Frame 1 (no input): blank canvas, image omitted
Frame 60 (the mouse pressed at the canvas centre just before this capture): blank canvas, image omitted
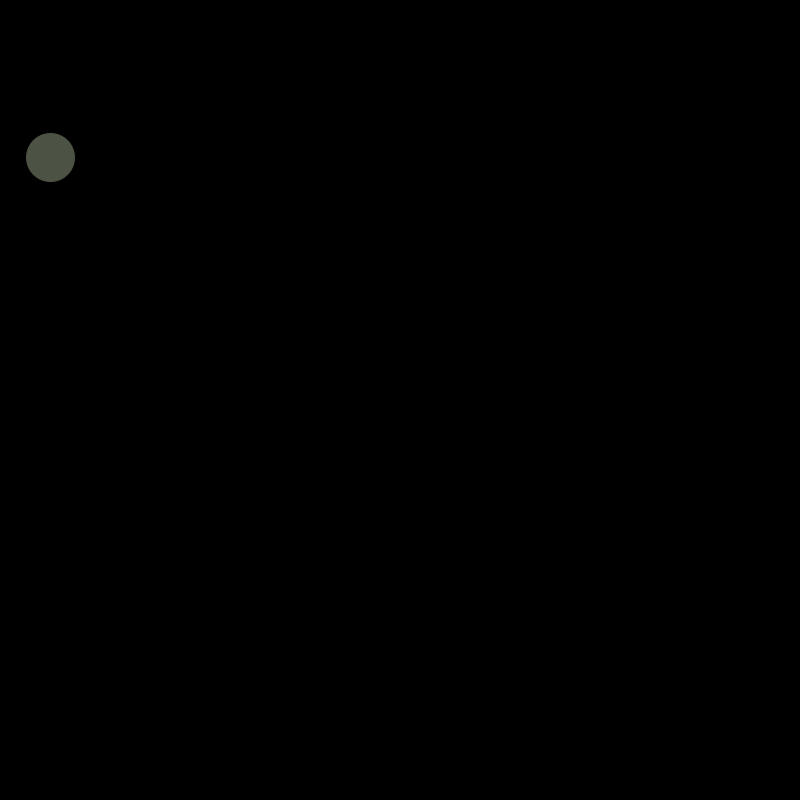
Frame 120 (the mouse held since frame 60 and released just before this capture)

The Processing sketch whose frames 1 and 60 were blank and that drew this single picture after the mouse press (run headless with seeded random() and noise(); from frame 60 on, the mouse is pressed at the canvas centre):

// Processing sketch: collision_objects
// ── collision_objects.pde
void setup() {
  size(800,800);
  background(0);
}
int num = 0,nump;
Ball b[] = new Ball[100];
void draw() {
  background(0);
  int c = 0;
  while(c < 100) {
    if(!(b[c] == null) && c < nump) {
      b[c].display();
      b[c].move();
      int c2 = c+1;
      while(c2 < nump) {
        if(!(b[c2] == null))
          b[c].collide(b[c2]);
        c2++;
      }
    }
    c++;
  }
}

void mousePressed() {
  Ball temp = new Ball(0,0);
  if(nump == 100)
    temp = b[num];
  b[num] = new Ball(mouseX,mouseY);
  int c = 0;
  while(c < num) {
    if(b[num].overlaps(b[c])) {
      if(nump == 100)
        b[num] = temp;
      else
        b[num] = null;
      return;
    }
    c++;
  }
  num++;
  if(nump != 100)
    nump = num;
  if(num >= 100) {
  num = 0;
  nump = 100;
  }
}

// ── Ball.pde
class Ball {
   float x,y,dx,dy;
   float r,g,b,t;
  Ball(float tempX,float tempY) {
    x = tempX;
    y = tempY;
    r = random(100,255);
    g = random(100,255);
    b = random(100,255);
    t = random(100,255);
    dx = random(-10,10);
    dy = random(-10,10);
  }
  void display() {
    fill(r,g,b,t);
    ellipse(x,y,50,50);
  }
  void move() {
  if(x > width)
    dx = -Math.abs(dx);
  else if(x < 0)
    dx = Math.abs(dx);
  if(y > height)
    dy = -Math.abs(dy);
  else if(y < 0)
    dy = Math.abs(dy);
    x+=dx;
    y+=dy;
  }
  boolean overlaps(Ball pass) {
    if(dist(this.x,this.y,pass.x,pass.y) <= 50)
      return true;
    return false;
  }
  void collide(Ball pass) {
    if(this.overlaps(pass)) {
      float c1 = ((this.dx-pass.dx)*(this.x-pass.x)+(this.dy-pass.dy)*(this.y-pass.y))/((this.x-pass.x)*(this.x-pass.x)+(this.y-pass.y)*(this.y-pass.y));
      float c2 = ((pass.dx-this.dx)*(pass.x-this.x)+(pass.dy-this.dy)*(pass.y-this.y))/((pass.x-this.x)*(pass.x-this.x)+(pass.y-this.y)*(pass.y-this.y));
      this.dx = this.dx-c1*(this.x-pass.x);
      this.dy = this.dy-c1*(this.y-pass.y);
      pass.dx = pass.dx-c2*(pass.x-this.x);
      pass.dy = pass.dy-c2*(pass.y-this.y);
      this.x+=this.dx;
      this.y+=this.dy;
      pass.x+=pass.dx;
      pass.y+=pass.dy;      
    }
  }
}
